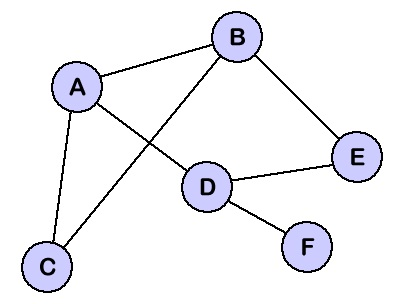
#> input picture code/datasets/images/graph.png, 404 x 304 px
$ jupyter execute '09. Graph lab.ipynb'
#> lines starting #> are read from the running program, lines starting #| are printed output that depends on the picture; after the words box and inside, x2 and y2 are one past the last pixel; in counts of white or black regions, pixels touching at a corner belong together
[cell 1]
import cv2
import numpy as np
import matplotlib.pyplot as plt
img = (cv2.cvtColor(cv2.imread('datasets/images/graph.png'), cv2.COLOR_BGR2GRAY) < 240).astype('uint8') * 255
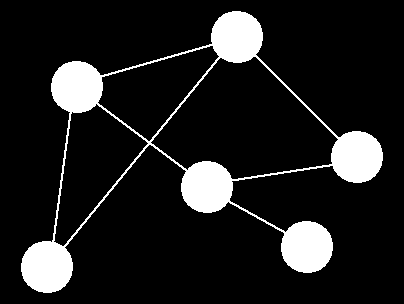
#> img: shape (304, 404); 12% white; 1 white region, box (x1, y1, x2, y2) and area: (21, 11, 383, 293) 14758
kernel = np.ones((2, 2), np.uint8)
img = cv2.erode(img, kernel, iterations=1)
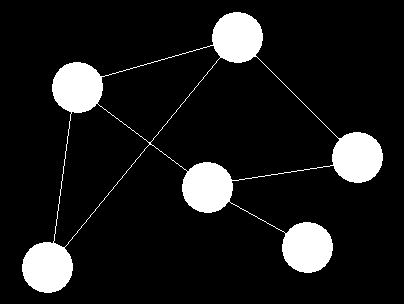
#> img: shape (304, 404); 10.6% white; 1 white region, box (x1, y1, x2, y2) and area: (22, 12, 383, 293) 12999
plt.imshow(img, cmap="gray")
plt.show()
edges = cv2.Canny(img, 252, 254)
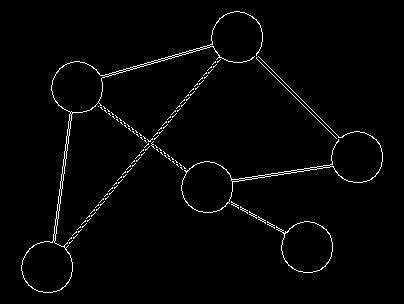
#> edges: shape (304, 404); 2% white in thin lines or dots, all inside (x1, y1, x2, y2) = (21, 11, 383, 293)
plt.imshow(edges)
plt.show()

# TODO: restore the nodes and the edges or the graph by picture
